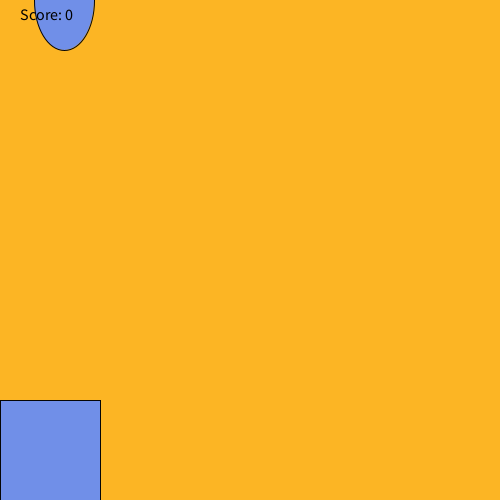
Frame 1 (no input)
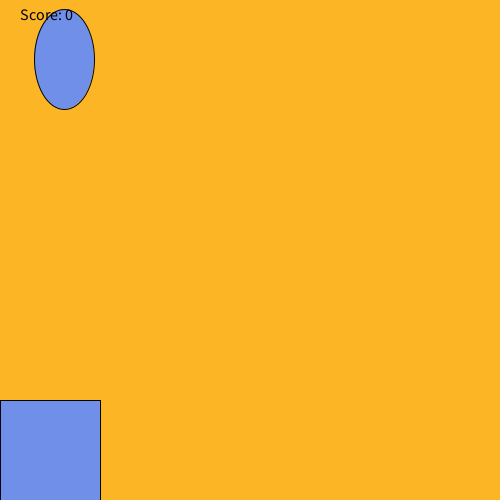
Frame 60 (the mouse pressed at the canvas centre just before this capture)
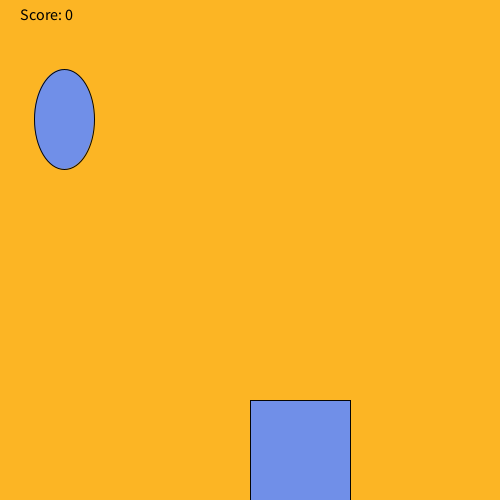
Frame 120 (the mouse held since frame 60 and released just before this capture)

The Processing sketch that drew these frames (run headless with seeded random() and noise(); from frame 60 on, the mouse is pressed at the canvas centre):

// Processing sketch: sketch_201119a
// ── sketch_201119a.pde
int raindropY = 0;
int randomNumber = (int) random(width);
int score = 0;

public void setup(){
  
  size(500,500);
  
}

public void draw(){
  
  background(#FCB524);
  fill(#708FE8);
  stroke(#050505);
  ellipse(randomNumber,raindropY,60,100);
  raindropY ++;
  if(raindropY == 550){
    raindropY = 0;
  randomNumber = (int) random(width);
}
  rect(mouseX, 400, 100, 150);
   fill(0, 0, 0);
    textSize(16);
    text("Score: " + score, 20, 20);
    if(raindropY == 400){
      checkCatch(randomNumber);}
    }
    
    void checkCatch(int x){
         if (x > mouseX && x < mouseX+100)
            score++;
         else if (score > 0) 
            score--;
        println("Your score is now: " + score);
        
    }
